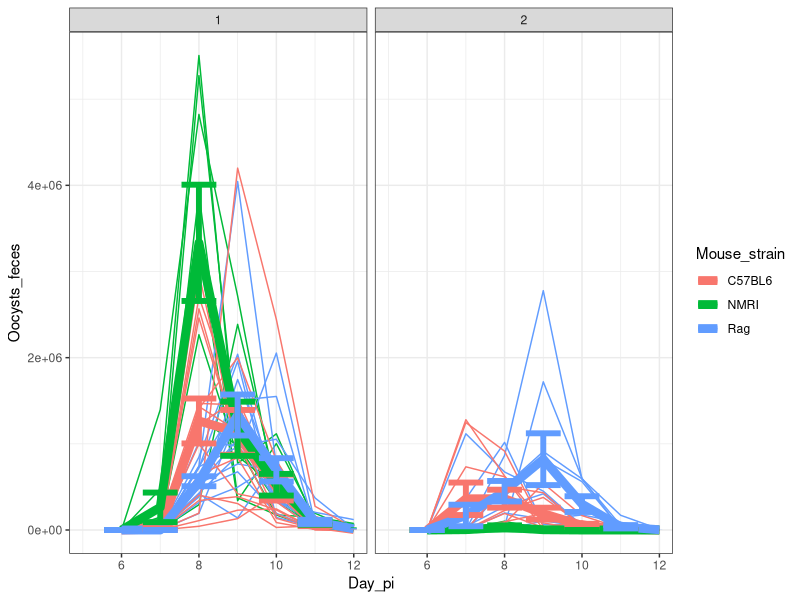

Here is the R script that generated this plot:
## Reading and plotting Simones data on oocyst output and weigh change upon Eimeria infection
## of NMRI, C57BL/6 and Rag1-/- mice
library(ggplot2)
library(gridExtra)
library(grid)
library(scales)
library(reshape2)
library(plyr)
library(doBy)
library(stringr)

setwd("~/Ef_RNAseq/")
phen.data <- read.csv("data/Oocysts_output_weight_SS_longdata.csv")

## Mouse IDs are not unique so it is impossible to track individuals FIX THIS!!
## here just a hack to take the first occurence of a ID at a time point
phen.data <- phen.data[!duplicated(phen.data[, c("Day_pi", "Mouse_ID", "Infection_No")]), ]

all.oocysts.line <-
    ggplot(phen.data,
           aes(Day_pi, Oocysts_feces, group=Mouse_ID, color=Mouse_strain)) +
    facet_wrap(~Infection_No)+
    geom_line() 


oocyst.summary <- ddply(phen.data, c("Mouse_strain", "Day_pi", "Infection_No"), summarize,
                      N    =  sum(!is.na(Oocysts_feces)),
                      Cmean = mean(Oocysts_feces, na.rm=TRUE),
                      Csd =   sd(Oocysts_feces, na.rm=TRUE),
                      Cse =   Csd/sqrt(N))


pdf("figures/Figure1a_oocystCounts.pdf", width=12, height=8)
all.oocysts.line +
    geom_line(data=oocyst.summary, 
              aes(Day_pi, Cmean, group=Mouse_strain, color=Mouse_strain), size=3)+
    geom_errorbar(data=oocyst.summary,
                  aes(x=Day_pi, y=Cmean, group=NULL,
                      ymin=Cmean-Cse, ymax=Cmean+Cse, color=Mouse_strain), size=2) +
    scale_x_continuous(limits=c(5, 12)) +
    theme_bw()
dev.off()


## Do we really need the weight data? If yes do as above.
